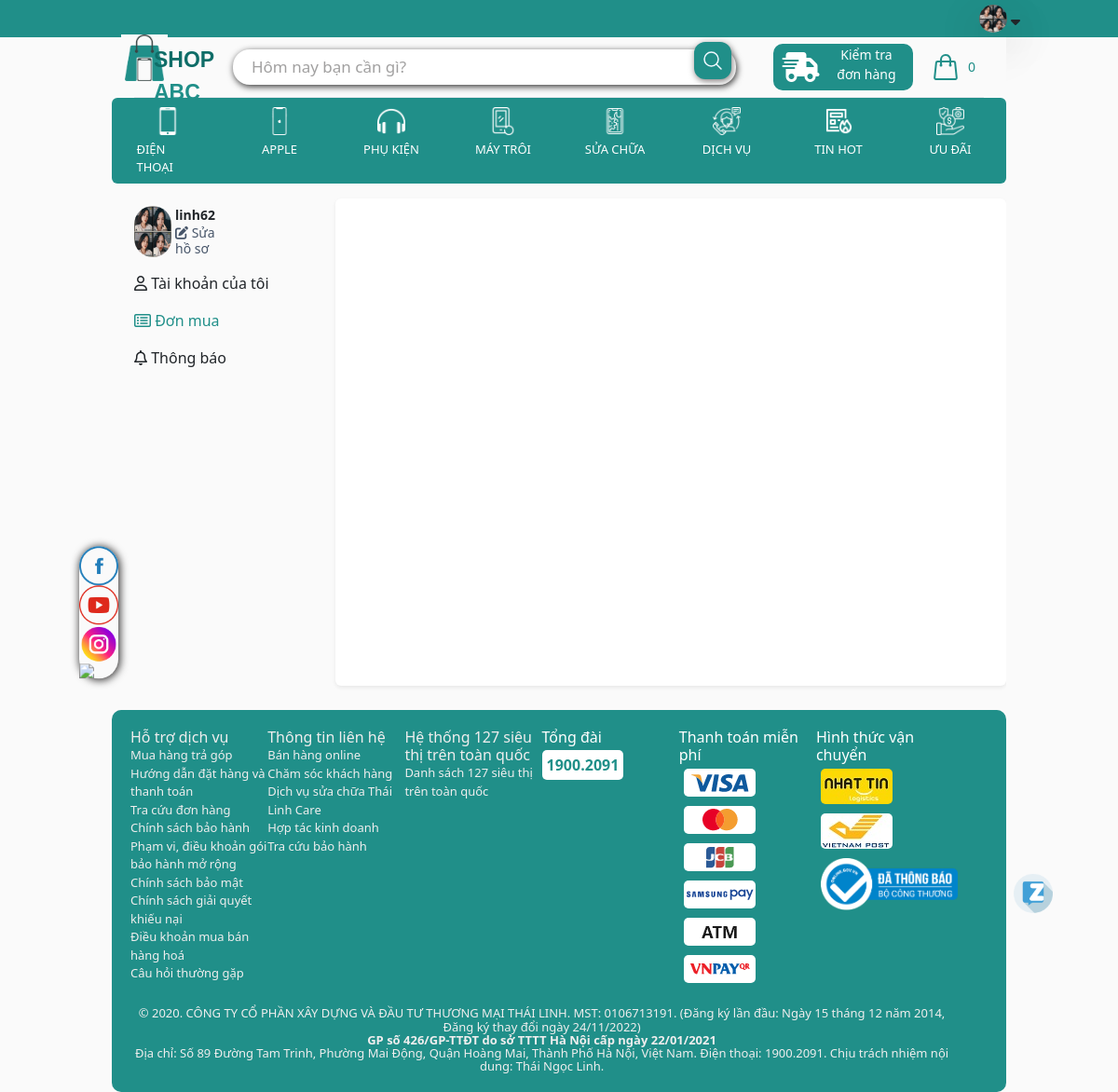
/?quanly=user/purchase (signed in), run on the app's committed database.
### tables this page shows
CREATE TABLE `users` (
  `id` int(11) NOT NULL,
  `avatar` varchar(500) NOT NULL,
  `fullName` varchar(50) DEFAULT NULL,
  `username` varchar(50) NOT NULL,
  `email` varchar(150) DEFAULT NULL,
  `password` varchar(500) NOT NULL,
  `phoneNumber` varchar(20) DEFAULT NULL,
  `address` varchar(32) DEFAULT NULL,
  `age` int(11) NOT NULL,
  `sex` int(11) NOT NULL,
  `roleId` int(11) DEFAULT NULL,
  `createAt` datetime DEFAULT NULL,
  `updateAt` datetime DEFAULT NULL,
  `logOutAt` datetime DEFAULT NULL,
  `status` int(11) DEFAULT NULL,
  `active` int(11) NOT NULL
);

### database/dbhelper.php (called while the page is built, shortened)
<?php
    function select($sql, $isSingle = false){
        $data = null;
        $conn = mysqli_connect(HOST, USERNAME, PASSWORD, DATABASE);
        mysqli_set_charset($conn,'utf8');
        $resultset=mysqli_query($conn,$sql);
        if($resultset){
            if($isSingle){
                $data = mysqli_fetch_array($resultset,1);
            }else{
                $data = [];
                while(($row=mysqli_fetch_array($resultset,1)) != null ){
                    $data[]=$row;
                }
            }
        }
        return $data;
    }
?>

### pages/order/checkOrder.php (the view, shortened to what this page needs)
<!DOCTYPE html>
<html lang="en">
<head>
</head>
<body>
</body>
</html>

### layouts/account.php (shortened to what this page needs)
<!DOCTYPE html>
<html lang="en">
<head>
    <link rel="stylesheet" type="text/css" href="./CSS/account.css">
</head>
<body>
<?php
    if(isset($_SESSION['id'])){
        $id=getSession('id');
        $sql="select * from users where id='$id'";
        $user=select($sql,true);
?>
    <form class="logoutForm float-right w-36" action="" method="post">
        <div class="flex relative w-1/3">
            <a href="?quanly=user/purchase">
                <img src="<?php echo $user['avatar'];?>" width="30px" height="30px" alt="" class="rounded-full shadow-lg hover:shadow-xl">
            </a>
            <i class="cursor-pointer fa-solid fa-sort-down mx-0 my-auto pl-1 shadow-lg hover:shadow-xl" id="nut"></i>
        </div>
    </form>
<?php
    }
?>
</body>
</html>

### pages/user/purchase.php (shortened to what this page needs)
<!DOCTYPE html>
<html lang="en">
<head>
    <link rel="stylesheet" type="text/css" href="./CSS/inforUser.css">
</head>
<body>
    <?php
        $idUser=getSession('id');
        $sql="select * from users where id=$idUser";
        $user=select($sql,true);
    ?>
    <div class="inforUserContainer">
        <div class="inforUserSideBar p-4">
            <div class="flex w-1/2">
                <img src="<?php echo $user['avatar'];?>" width="40px" alt="" class="rounded-full">
                <div class="pl-1">
                    <p class="my-auto mx-0 text-sm font-bold"><?php echo $user['username'];?></p>
                    <p id="edit" class="cl leading-tight text-sm text-slate-600 cursor-pointer hover:text-teal-600"><a href="?quanly=user/account/profile"><i class="fas fa-edit"></i> Sửa hồ sơ</a></p>
                </div>
            </div>
            <p id="myAcc" class="myAcc cl cursor-pointer text-base mt-3 hover:text-teal-600">
                <a href="?quanly=user/account/profile">
                    <i class="far fa-user"></i> Tài khoản của tôi
                </a>
            </p>
            <p class="cl cursor-pointer text-base mt-3 hover:text-teal-600 myAcc" >
                <a href="?quanly=user/purchase">
                    <i class="fa-regular fa-rectangle-list"></i> <span>Đơn mua</span>
                </a>
            </p>
            <p class="cl cursor-pointer text-base mt-3 hover:text-teal-600 myAcc" >
                <a href="?quanly=user/notifications">
                    <i class="fa-regular fa-bell"></i> <span>Thông báo</span>
                </a>
            </p>
        </div>
        <div class="inforUserArticle shadow-sm bg-white my-3 rounded ">
        </div>
    </div>
</body>
</html>

### CSS/index.css (style rules this page uses)
* { margin: 0; padding: 0; }

### CSS/cart.css (style rules this page uses)
* { margin: 0; padding: 0; }

### CSS/inforUser.css (style rules this page uses)
* { margin: 0; padding: 0; }
.inforUserContainer { display: grid; grid-template-areas: "inforUserSideBar inforUserArticle"; grid-template-columns: 25% 75%; grid-template-rows: 555px; }
.inforUserSideBar { grid-area: inforUserSideBar; }
.inforUserArticle { grid-area: inforUserArticle; }
.active { color: #208f89; font-weight: 500; }

### data on the page
users: avatar (picture), username "linh62"
